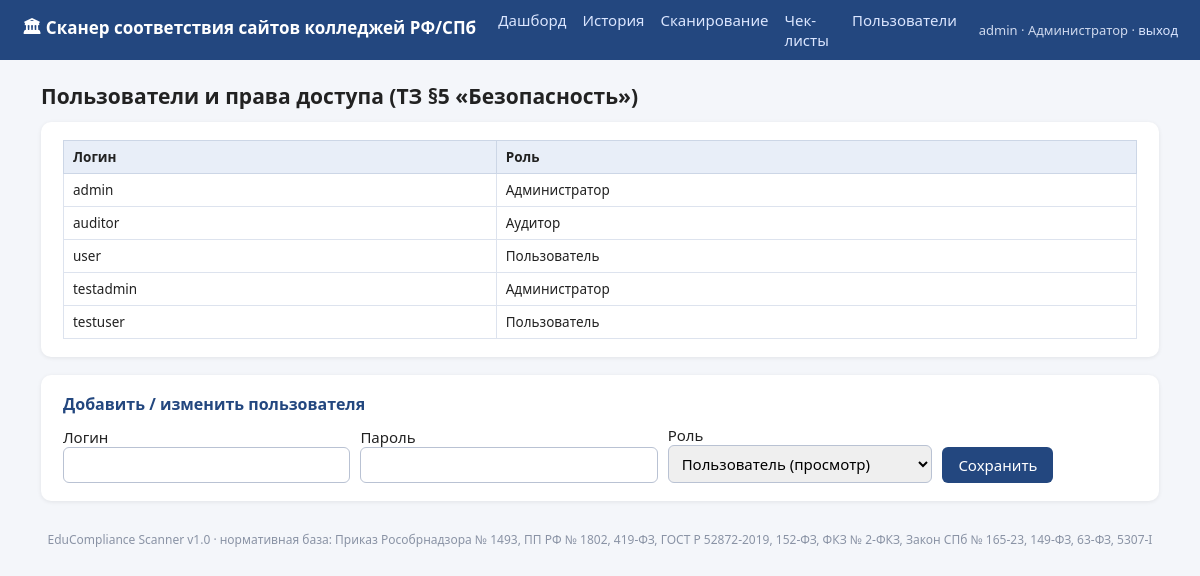
/admin/users (signed in), run on an earlier commit of the app's database.
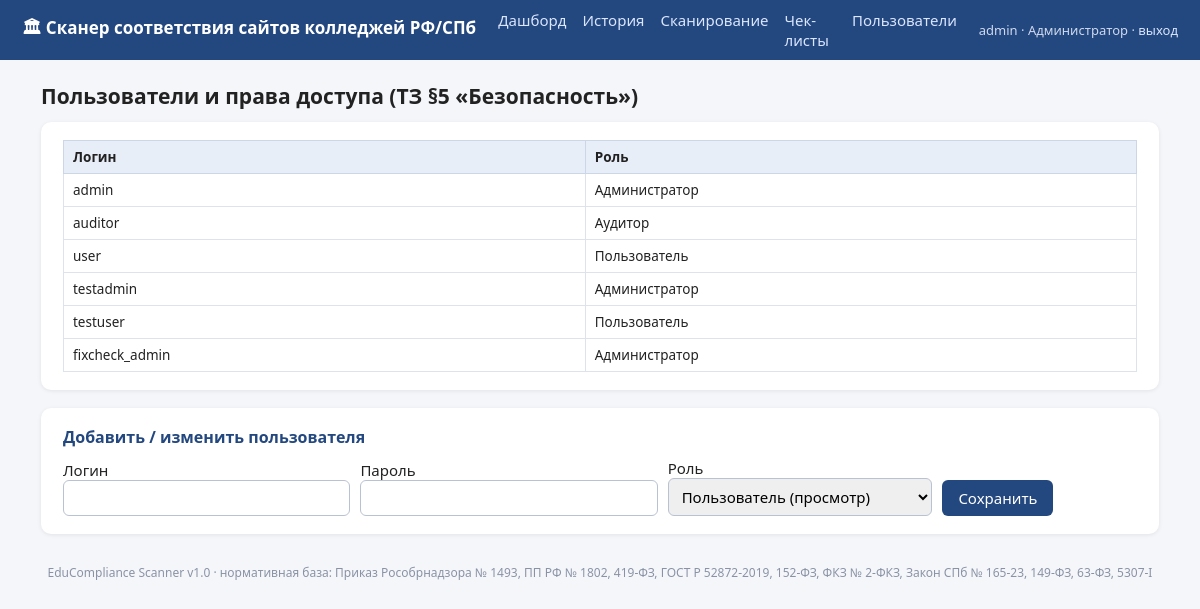
And on a later commit of the database.
### tables this page shows
CREATE TABLE users(
  login TEXT PRIMARY KEY, password_hash TEXT, role TEXT CHECK(role IN ('admin','auditor','user'))
);

### app/app.py (the view, shortened to what this page needs)
@app.route("/admin/users", methods=["GET", "POST"])
@role_required("admin")
def admin_users():
    return render_template("admin_users.html", users=store.list_users())

### app/app.py (called while the page is built)
@app.context_processor
def inject():
    return {"current_user": current_user, "ROLE_LABELS": ROLE_LABELS,
            "traffic_light": traffic_light}

### app/auth.py (called while the page is built)
def current_user() -> dict | None:
    u = session.get("user")
    return u if isinstance(u, dict) else None

def role_required(*roles):
    def deco(f):
        @wraps(f)
        def wrapper(*a, **kw):
            u = current_user()
            if not u:
                return redirect(url_for("login"))
            if roles and u["role"] not in roles:
                abort(403, description="Недостаточно прав: требуется роль "
                        + "/".join(ROLE_LABELS.get(r, r) for r in roles))
            return f(*a, **kw)
        return wrapper
    return deco

### scanner/models.py (called while the page is built)
    def list_users(self) -> list[dict]:
        return [dict(r) for r in self._con.execute("SELECT login,role FROM users")]

### app/templates/admin_users.html (shortened to what this page needs)
{% extends "base.html" %}
{% block content %}
<h1>Пользователи и права доступа (ТЗ §5 «Безопасность»)</h1>
<div class="card">
<table><tr><th>Логин</th><th>Роль</th></tr>
{% for u in users %}<tr><td>{{ u.login }}</td><td>{{ ROLE_LABELS[u.role] }}</td></tr>{% endfor %}</table>
</div>
<div class="card">
 <h2>Добавить / изменить пользователя</h2>
 <form method="post" style="display:flex;gap:10px;flex-wrap:wrap;align-items:end">
  <label>Логин<input type="text" name="login" required></label>
  <label>Пароль<input type="text" name="password" required></label>
  <label>Роль<select name="role">
    <option value="user">Пользователь (просмотр)</option>
    <option value="admin">Администратор</option></select></label>
  <button class="btn" type="submit">Сохранить</button>
 </form>
</div>
{% endblock %}

### app/templates/base.html (shortened to what this page needs)
<!doctype html>
<html lang="ru">
<head>
</head>
<body>
<header>
  <span class="logo">🏛 Сканер соответствия сайтов колледжей РФ/СПб</span>
  {% if current_user() %}
  <nav>
    <a href="{{ url_for('dashboard') }}">Дашборд</a>
    <a href="{{ url_for('history') }}">История</a>
    {% if current_user().role in ('admin','auditor') %}<a href="{{ url_for('dashboard') }}#scanform">Сканирование</a>{% endif %}
    {% if current_user().role == 'admin' %}<a href="{{ url_for('admin_rules') }}">Чек-листы</a>
    <a href="{{ url_for('admin_users') }}">Пользователи</a>{% endif %}
  </nav>
  <span class="userbox">{{ current_user().login }} · {{ ROLE_LABELS[current_user().role] }} ·
    <a href="{{ url_for('logout') }}">выход</a></span>
  {% endif %}
</header>
<main>
  {% block content %}{% endblock %}
</main>
<footer>EduCompliance Scanner v1.0 · нормативная база: Приказ Рособрнадзора № 1493, ПП РФ № 1802,
419-ФЗ, ГОСТ Р 52872-2019, 152-ФЗ, ФКЗ № 2-ФКЗ, Закон СПб № 165-23, 149-ФЗ, 63-ФЗ, 5307-I</footer>
</body></html>

### app/templates/base.html (style rules this page uses)
:root { --blue:#23477f;--bg:#f4f6fa;--red:#d33;--yellow:#e9a200;--green:#2e8b57; }
* { box-sizing:border-box }
body { margin:0;font-family:"Segoe UI",Arial,sans-serif;background:var(--bg);color:#222;font-size:15px }
header { background:var(--blue);color:#fff;padding:10px 22px;display:flex;align-items:center;gap:22px }
header .logo { font-weight:700;font-size:17px }
header a { color:#dbe6ff;text-decoration:none }
nav { display:flex;gap:16px;flex:1 }
.userbox { margin-left:auto;font-size:13px;color:#cfd9ee }
main { max-width:1150px;margin:22px auto;padding:0 16px }
.card { background:#fff;border-radius:10px;box-shadow:0 1px 4px rgba(0,0,0,.08);padding:18px 22px;margin-bottom:18px }
h1 { font-size:21px;margin:0 0 12px }
h2 { font-size:16px;margin:0 0 10px;color:var(--blue) }
table { border-collapse:collapse;width:100%;font-size:13.5px }
th { background:#e8eef8;text-align:left;padding:7px 9px;border:1px solid #ccd6e6 }
td { padding:7px 9px;border:1px solid #dde3ee;vertical-align:top }
input[type=text],input[type=password],input[type=date],select,textarea { padding:7px 9px;border:1px solid #b9c2d3;border-radius:6px;font:inherit;width:100% }
.btn { display:inline-block;background:var(--blue);color:#fff;border:0;border-radius:6px;padding:8px 16px;font:inherit;cursor:pointer;text-decoration:none }
footer { text-align:center;color:#8a93a5;font-size:12px;margin:30px 0 12px }

What changed in the data, as far as the page shows it:
added users: login "fixcheck_admin", role "Администратор"
